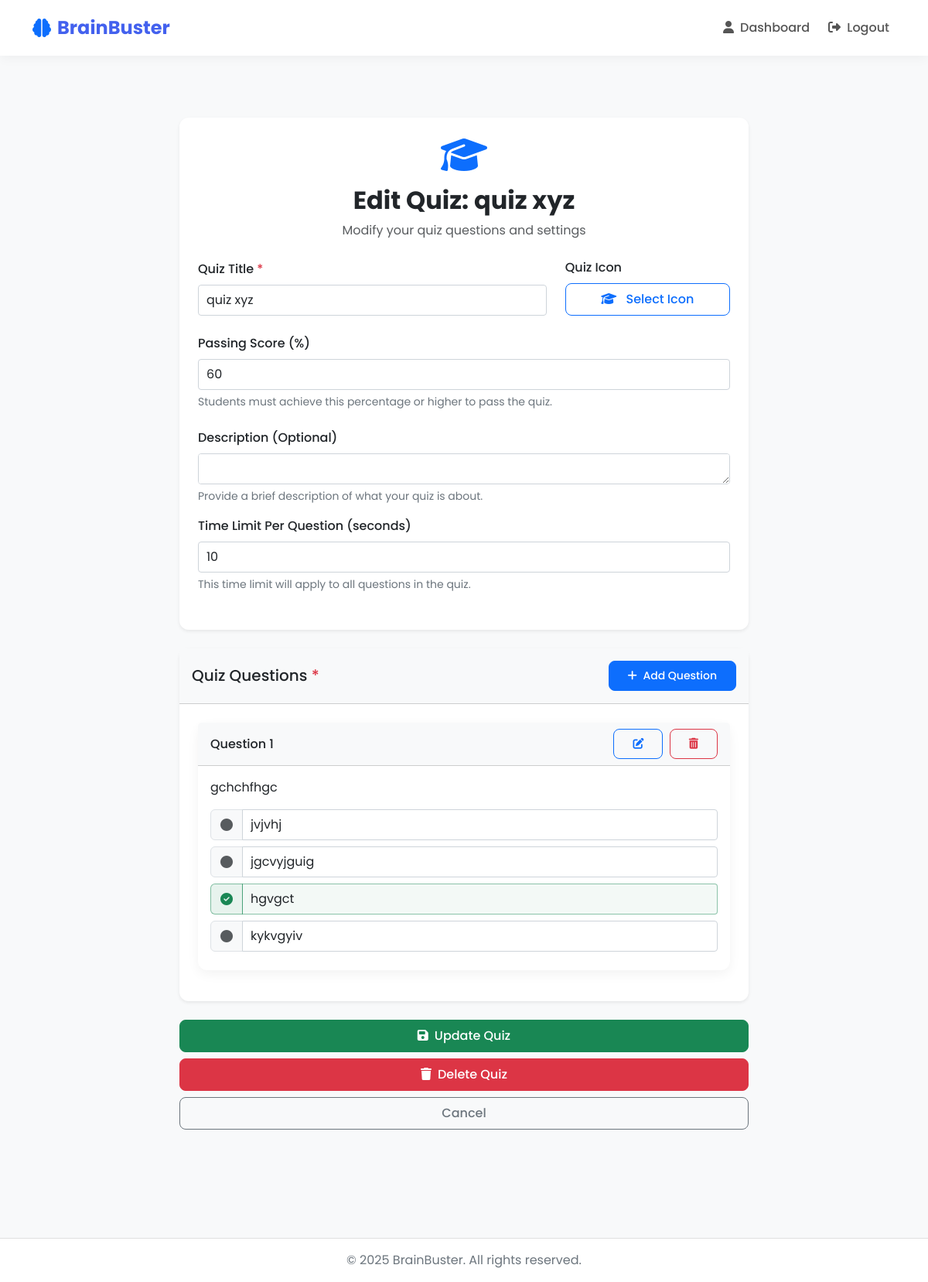
The app's page /quizzes/edit/7/ (signed in), older data.
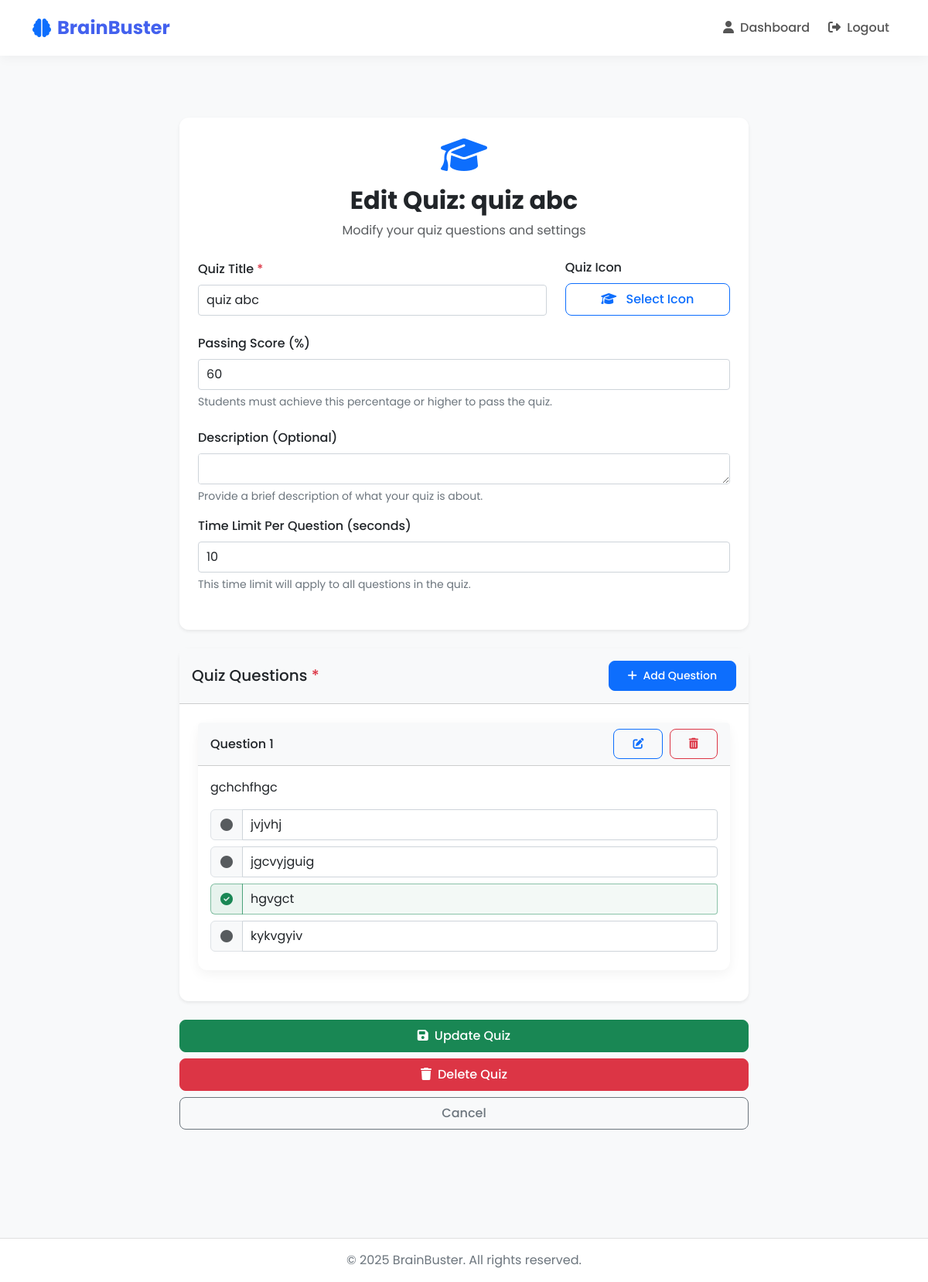
The same page, newer data.
### quizzes/models.py (models this page shows, shortened)
class Quiz(models.Model):
    title = models.CharField(max_length=255)
    description = models.TextField(blank=True, null=True)
    icon = models.CharField(max_length=50, default="question-circle")
    code = models.CharField(max_length=10, unique=True, default=generate_unique_code)
    created_by = models.ForeignKey(User, on_delete=models.CASCADE, related_name='quizzes')
    created_at = models.DateTimeField(auto_now=True)
    time_limit_per_question = models.IntegerField(help_text="Time limit in seconds", default=30)
    minimum_score_percentage = models.IntegerField(help_text="Minimum score required to pass (%)", default=60)

### quizzes/views.py (the view, shortened to what this page needs)
# urls.py: path('edit/<int:quiz_id>/', views.create_quiz, name='edit_quiz'),
@login_required
def create_quiz(request, quiz_id=None):
    quiz = None
    is_editing = False
    if quiz_id:
        quiz = get_object_or_404(Quiz, id=quiz_id, created_by=request.user)
        is_editing = True
    context = {'is_editing': is_editing}
    questions_data = []  # Initialize this variable outside the if block
    if quiz:
        for question in quiz.questions.all().prefetch_related('options'):
            options = list(question.options.all())
            correct_index = next((i for i, opt in enumerate(options) if opt.is_correct), 0)
            questions_data.append({
                'text': question.text,
                'options': [opt.text for opt in options],
                'correctAnswer': correct_index
            })
        context.update({
            'quiz': quiz,
            'questions_data': json.dumps(questions_data)
        })
    return render(request, 'quizzes/create_quiz.html', context)

### templates/quizzes/create_quiz.html (shortened to what the changed rows need)
{% extends 'base.html' %}
{% block content %}
<div class="container py-5">
    <div class="row justify-content-center">
        <div class="col-md-8">
            <div class="card shadow-sm border-0 mb-4">
                <div class="card-body p-4">
                    <div class="text-center mb-4">
                        <i class="fas fa-{{ quiz.icon|default:'question-circle' }} fa-3x text-primary mb-3"></i>
                        <h2 class="fw-bold">
                            {% if is_editing %}
                            Edit Quiz: {{ quiz.title }}
                            {% else %}
                            Create New Quiz
                            {% endif %}
                        </h2>
                        <p class="text-muted">
                            {% if is_editing %}
                            Modify your quiz questions and settings
                            {% else %}
                            Set up your quiz and add questions
                            {% endif %}
                        </p>
                    </div>
                    <form id="quizForm" class="needs-validation" novalidate
                        action="{% if is_editing %}{% url 'edit_quiz' quiz.id %}{% else %}{% url 'create_quiz' %}{% endif %}"
                        method="post">
                        <div class="row align-items-end mb-4">
                            <div class="col-md-8">
                                <label for="quizTitle" class="form-label fw-medium">Quiz Title <span
                                        class="text-danger">*</span></label>
                                <input type="text" id="quizTitle" name="quiz_title" class="form-control" required>
                            </div>
                        </div>
                    </form>
                </div>
            </div>
        </div>
    </div>
</div>
{% endblock %}

Row changes from the older to the newer data that the page shows:
changed Quiz: title "quiz xyz" → "quiz abc"
Text that changed along with them:
form field quiz_title: "quiz xyz" → "quiz abc"
